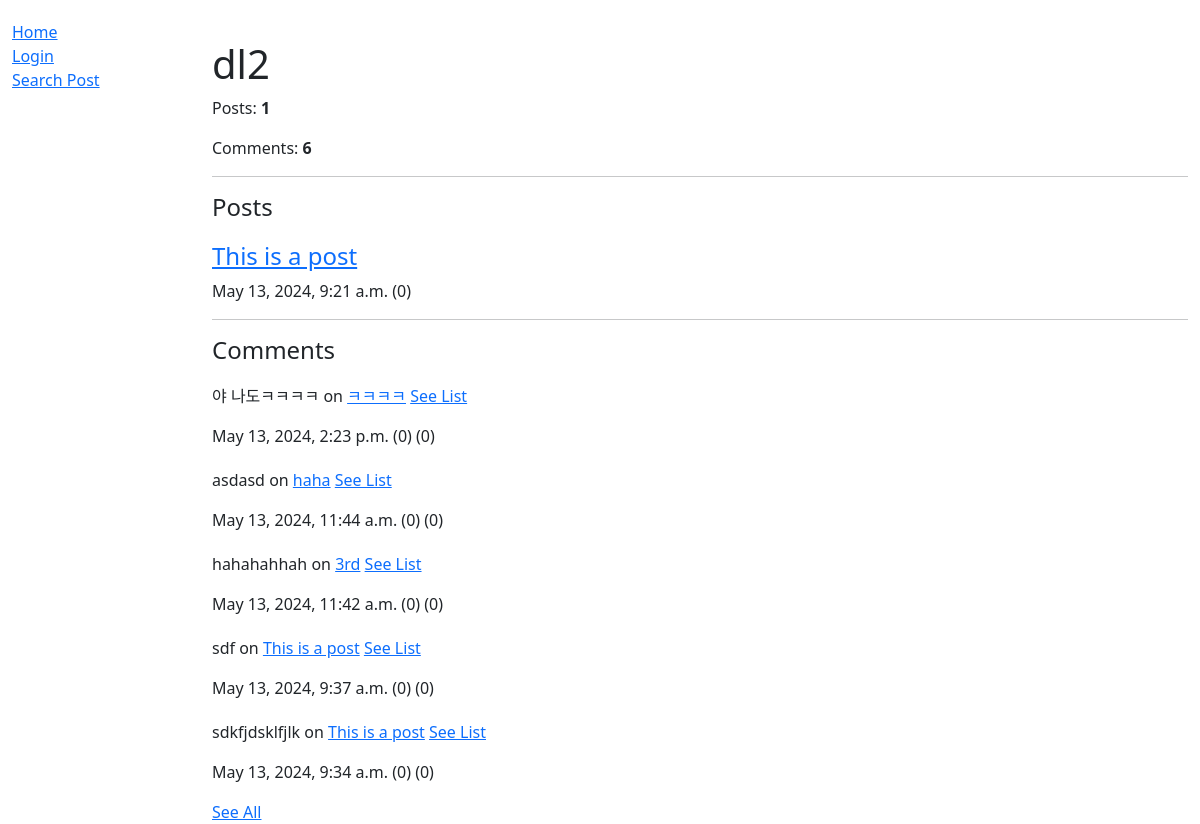
Before: /blog/dl2/profile/ with the older database file.
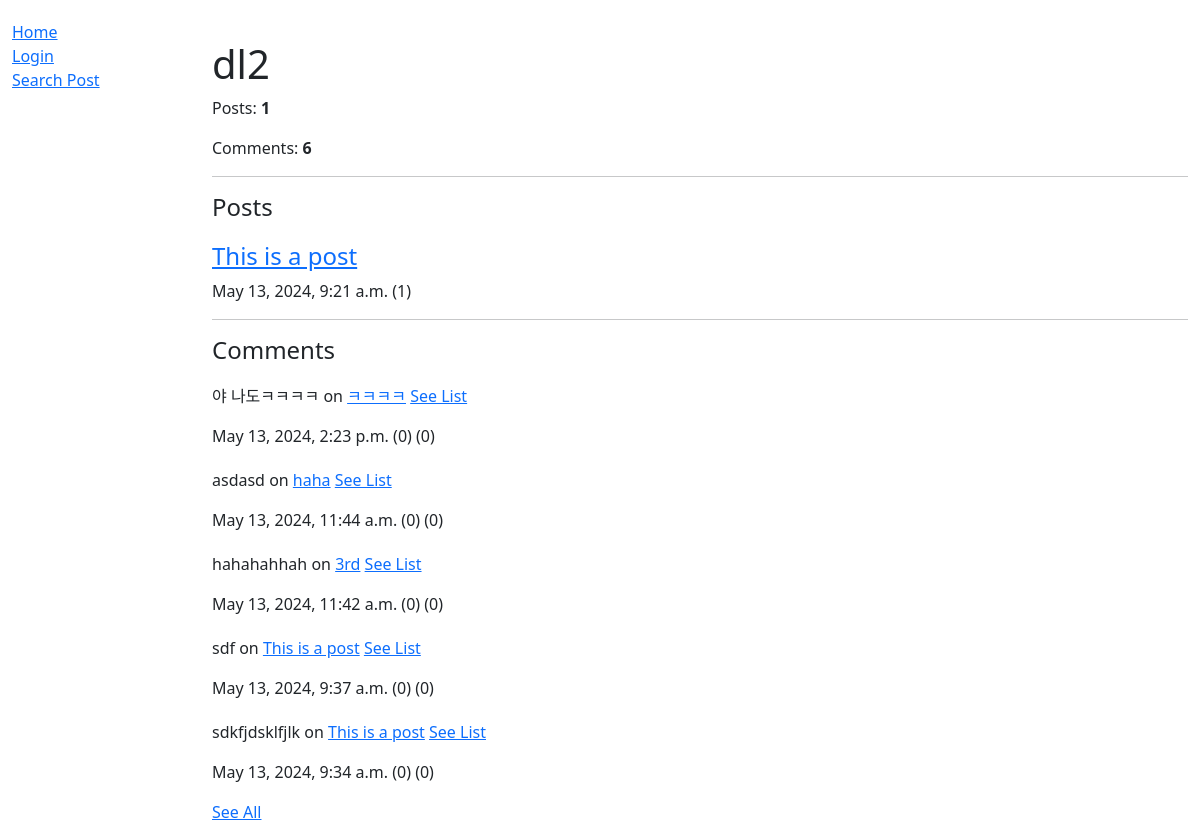
After: the same page with the newer database file.
### blog/models.py (models this page shows, shortened)
class Post(models.Model):
    id = models.BigAutoField(help_text="Post ID", primary_key=True)
    title = models.CharField(max_length=100)
    writer = models.CharField(max_length=100)
    content = models.TextField(max_length=5000)
    date = models.DateTimeField(default=datetime.now, blank=True)
    likes = models.IntegerField(default=0)
    class Meta:
        ordering = ['-date']
    def __str__(self):
        return self.title

### blog/views.py (the view)
# urls.py: path('<str:user>/profile/', views.profile, name="user-profile"),
def profile(request, user):
    try:
        get_user_model().objects.get(username=user)
    except:
        raise Http404("Profile does not Exist.")
    context = {
        'name':user,
        'posts':Post.objects.filter(writer=user),
        'comments':Comment.objects.filter(writer=user),
        'auth':False,
    }
    if user == request.user.username:
        context['auth'] = True
    return render(request, 'profile.html', context=context)

### blog/templates/profile.html (shortened to what this page needs)
{% extends "base.html" %}
{% block content %}
    <h1 style="margin-top: 20px;">{{name}}</h1>
    <p>Posts: <strong>{{posts.count}}</strong></p>
    <p>Comments: <strong>{{comments.count}}</strong></p>
    <hr />
    <h4>Posts</h4>
    {% if posts %}
        {% for post in posts|slice:"5" %}
            <div style="margin-top: 20px;">
                <h4><a href="{% url 'post' post.id %}">{{post.title}}</a></h4>
                <p  style="white-space: nowrap; overflow: hidden; max-width: 100%;">
                {{post.date}} ({{post.likes}})
                </p>
            </div>
        {% endfor %}
    {% else %}
        <p>No posts yet.</p>
    {% endif %}
    <hr />
    <h4>Comments</h4>
    {% if comments %}
        {% for comment in comments|slice:"5" %}
            <div style="margin-top: 20px;">
                <p>{{comment.content}} on <a href="{% url 'post' comment.post.id %}">{{comment.post}}</a> <a href="{% url 'comments' comment.post.id %}"> See List</a></p>
                <p  style="white-space: nowrap; overflow: hidden; max-width: 100%;">
                {{comment.date}} ({{comment.likes}}) ({{comment.dislikes}})
                </p>
            </div>
        {% endfor %}
        {% if comments.count > 5 %}
            <a href="{% url 'show-all' name 'comments' %}">See All</a>
    {% endif %}
    {% else %}
        <p>No comments yet.</p>
    {% endif %}
{% endblock %}

Changed rows visible on the page:
changed Post "This is a post": likes "0" → "1"
